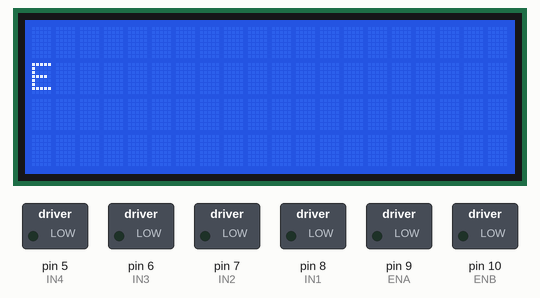
This sketch was run on a simulated Arduino Uno, built with avr-gcc and run on an emulated ATmega328P. Shown: 20×4 character LCD, switched loads named in the sketch (green lamp = pin HIGH).

Above: at 0.29 s.
At 7.5 s:
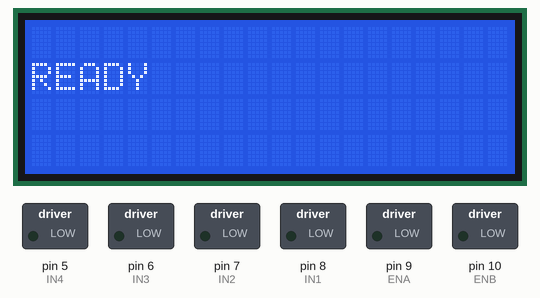
At 8.5 s:
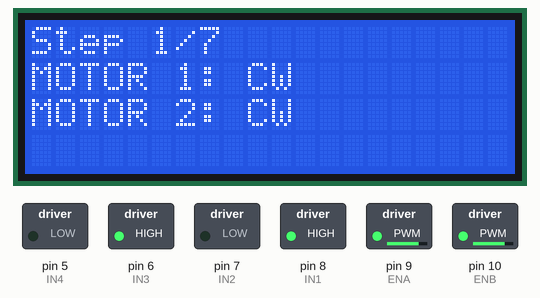
At 18.6 s:
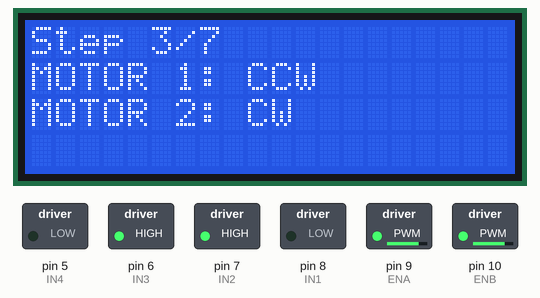
At 23.6 s:
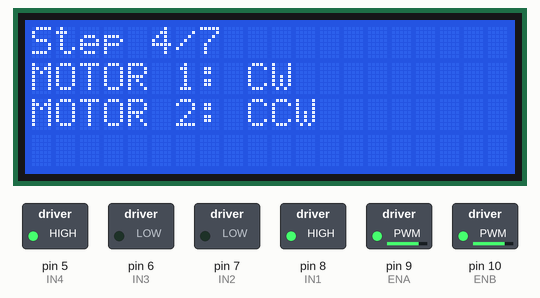
At 33.7 s:
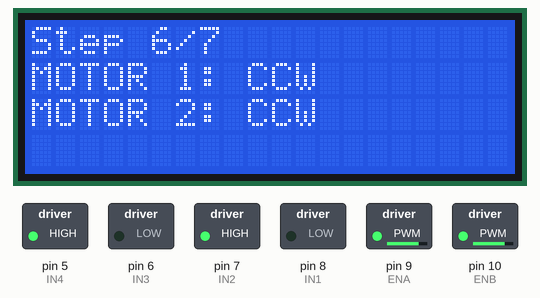
Timing chart, 0 to 40.0 s (numbered marks = the images above):
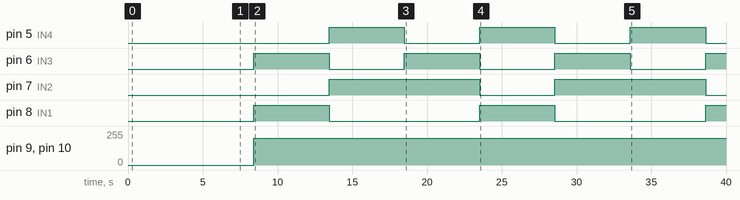

The sketch:

arduino_motor_sequencer.ino
```cpp
#include <Wire.h>
#include <LiquidCrystal_I2C.h>

#define LCD_ADDR        0x27
#define LCD_COLS        20
#define LCD_ROWS        4

const char* PROJECT_NAME = "YOURNAME";

const int MOTOR_SPEED    = 200;
const int STEP_DELAY_MS  = 5000;
const int SLIDE_DELAY_MS = 120;

const int ENA = 9, IN1 = 8, IN2 = 7;
const int ENB = 10, IN3 = 6, IN4 = 5;

LiquidCrystal_I2C lcd(LCD_ADDR, LCD_COLS, LCD_ROWS);

enum Direction { CW, CCW };

struct Step {
  Direction m1;
  Direction m2;
};

Step steps[4] = {
  { CW,  CW  },
  { CCW, CCW },
  { CCW, CW  },
  { CW,  CCW }
};

int sequenceOrder[] = { 0, 1, 2, 3, 2, 1, 0 };
const int SEQUENCE_LEN = 7;

void setup() {
  pinMode(ENA, OUTPUT);
  pinMode(IN1, OUTPUT);
  pinMode(IN2, OUTPUT);
  pinMode(ENB, OUTPUT);
  pinMode(IN3, OUTPUT);
  pinMode(IN4, OUTPUT);
  motorsStop();

  lcd.init();
  lcd.backlight();

  bootSequence();
  runMotorSequence();
  showFinish();
}

void loop() {
}

void bootSequence() {
  slideTextRight(PROJECT_NAME, 1);
  clearRow(1);

  blinkScreen(3000, 500);

  lcd.setCursor(0, 1);
  lcd.print("READY");
  delay(1000);
  lcd.clear();
}

void slideTextRight(const char* text, uint8_t row) {
  int len = strlen(text);
  for (int startCol = -len; startCol <= LCD_COLS; startCol++) {
    clearRow(row);
    for (int i = 0; i < len; i++) {
      int col = startCol + i;
      if (col >= 0 && col < LCD_COLS) {
        lcd.setCursor(col, row);
        lcd.print(text[i]);
      }
    }
    delay(SLIDE_DELAY_MS);
  }
}

void clearRow(uint8_t row) {
  lcd.setCursor(0, row);
  for (int i = 0; i < LCD_COLS; i++) lcd.print(' ');
}

void blinkScreen(int totalMs, int intervalMs) {
  int cycles = totalMs / (intervalMs * 2);
  for (int i = 0; i < cycles; i++) {
    lcd.noBacklight();
    delay(intervalMs);
    lcd.backlight();
    delay(intervalMs);
  }
}

void runMotorSequence() {
  for (int i = 0; i < SEQUENCE_LEN; i++) {
    Step s = steps[sequenceOrder[i]];
    setMotor1(s.m1);
    setMotor2(s.m2);
    displayStep(s, i + 1);
    delay(STEP_DELAY_MS);
  }
  motorsStop();
}

void displayStep(Step s, int stepNum) {
  lcd.clear();
  lcd.setCursor(0, 0);
  lcd.print("Step ");
  lcd.print(stepNum);
  lcd.print("/7");

  lcd.setCursor(0, 1);
  lcd.print("MOTOR 1: ");
  lcd.print(s.m1 == CW ? "CW" : "CCW");

  lcd.setCursor(0, 2);
  lcd.print("MOTOR 2: ");
  lcd.print(s.m2 == CW ? "CW" : "CCW");
}

void setMotor1(Direction d) {
  digitalWrite(IN1, d == CW ? HIGH : LOW);
  digitalWrite(IN2, d == CW ? LOW : HIGH);
  analogWrite(ENA, MOTOR_SPEED);
}

void setMotor2(Direction d) {
  digitalWrite(IN3, d == CW ? HIGH : LOW);
  digitalWrite(IN4, d == CW ? LOW : HIGH);
  analogWrite(ENB, MOTOR_SPEED);
}

void motorsStop() {
  analogWrite(ENA, 0);
  analogWrite(ENB, 0);
  digitalWrite(IN1, LOW);
  digitalWrite(IN2, LOW);
  digitalWrite(IN3, LOW);
  digitalWrite(IN4, LOW);
}

void showFinish() {
  lcd.clear();
  lcd.setCursor(6, 1);
  lcd.print("FINISH");
}
```

Measured:
- by itself, pin 5 (IN4), pin 6 (IN3): alternates HIGH for 5.0 s and LOW for 5.0 s
- by itself, pin 7 (IN2): alternates HIGH for 10.1 s and LOW for 5.0 s
- by itself, pin 8 (IN1): alternates HIGH for 5.0 s and LOW for 10.1 s
- by itself, pin 9 (ENA), pin 10 (ENB): 0/255 → 200/255 at 8.4 s
- what the display in image 1 shows lasts 1.1 s, from 7.4 s to 8.5 s
- what the display in image 2 shows lasts 5.0 s, from 8.5 s to 13.5 s
